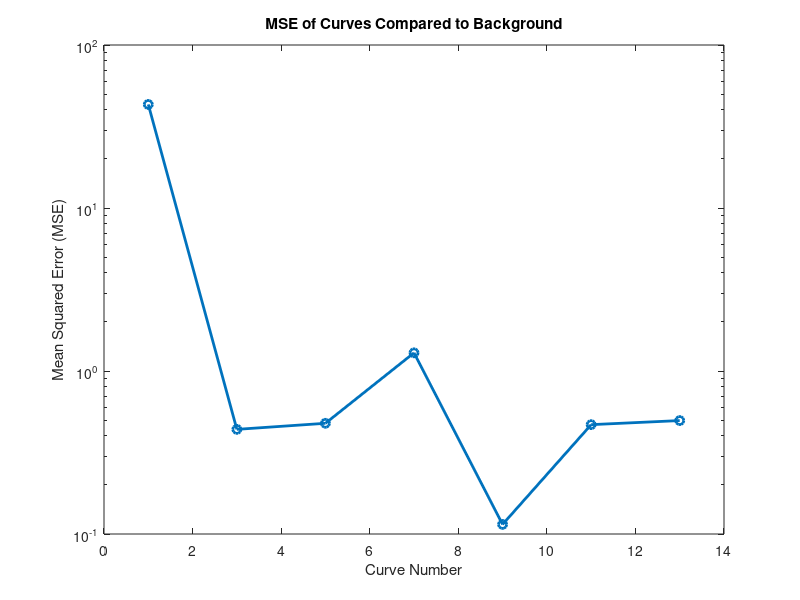

This figure's MATLAB source:
% loop through the different depths and find the average and std rates as a
% function of depth 
% Then for each channel that is changed, plot all these averages together
% in one plot (13 curves) 
% Also plot the MSE: find the average of all the curves and for each curve,
% find the MSE and plot the MSE as a function of curve number to determine
% the statistical significance of a given curve 

% MSE from background

% import background
background = load("curve_background.mat").mean_tot;

% import all different curve data 
curve1 = load("curve1_data_2.mat").mean_tot; 
curve2 = load("curve3_data.mat").mean_tot; 
curve3 = load("curve5_data.mat").mean_tot; 
curve4 = load("curve7_data.mat").mean_tot; 
curve5 = load("curve9_data.mat").mean_tot; 
curve6 = load("curve12_data.mat").mean_tot; 
curve7 = load("curve13_data.mat").mean_tot; 
curve8 = load("curve15_data.mat").mean_tot; 
curve9 = load("curve17_data.mat").mean_tot; 
curve10 = load("curve19_data.mat").mean_tot; 
curve11 = load("curve21_data.mat").mean_tot; 
curve12 = load("curve23_data.mat").mean_tot; 
curve13 = load("curve25_data.mat").mean_tot; 

% Combine the curve data into a combined array
curveData = cat(1, curve1, curve2, curve3, curve4, curve5, ...
                curve6, curve7, curve8, curve9, curve10, ...
                curve11, curve12, curve13);


% find the MSE between each dataset and the background 
numCurves = 13; % Total number of curves
mseValues = zeros(numCurves, 1); % Initialize MSE array
mseValues_2 = zeros(7, 1); 
ind = 1; 
for i = 1:2:numCurves

    mseValues(i) = mean((curveData(i, :) - background).^2); % Calculate MSE for each curve

  
    mseValues_2(ind) = mean((curveData(i, :) - background).^2);
    ind = ind + 1; 
end
% plot the MSE against curve number (labeled chronologically from top to bottom 
figure; 
semilogy((1:2:numCurves), mseValues_2, "-o", "LineWidth", 2); % Plot MSE against curve number
% hold on
% plot((1:numCurves), mseValues, "-o", "LineWidth", 2); 
xlabel('Curve Number');
ylabel('Mean Squared Error (MSE)');

title('MSE of Curves Compared to Background');
